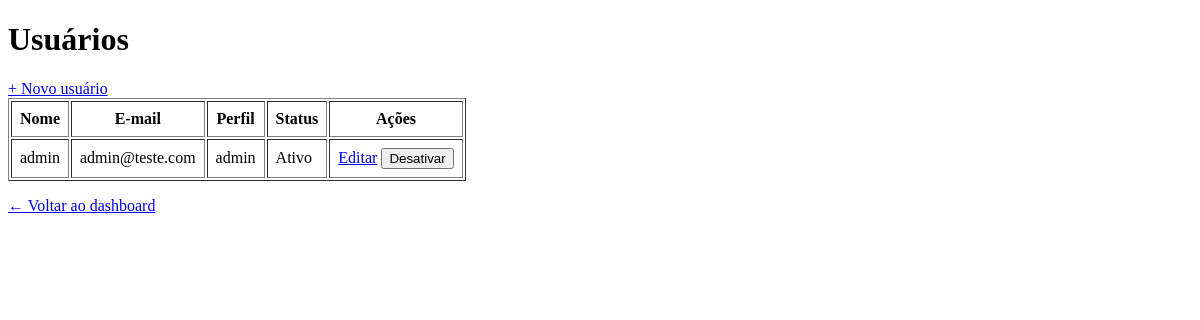
The app's page /usuarios/ (signed in), older data.
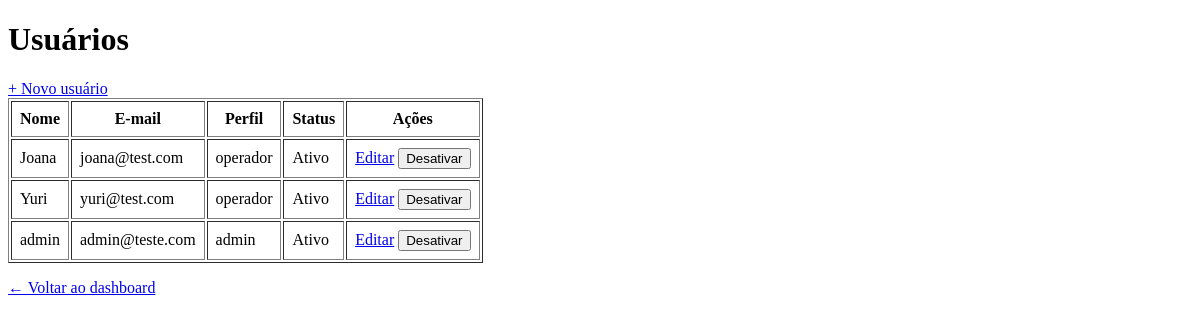
The same page, newer data.
### app/models/usuario.py (models this page shows)
class Usuario(Base):
    __tablename__ = "usuarios"
    id = Column(Integer, primary_key=True, autoincrement=True)
    nome = Column(String(100), nullable=False)
    email = Column(String(150), unique=True, nullable=False)
    senha_hash = Column(String(255), nullable=False)
    role = Column(String(20), default="operador")
    ativo = Column(Boolean, default=True)
    criado_em = Column(DateTime, server_default=func.now())

### app/controllers/admin_controller.py (the view)
@router.get("/")
def listar_usuarios(
    request: Request,
    db: Session = Depends(get_db),
    admin = Depends(get_admin) # Bloqueia quem não é admin
):
    usuarios = db.query(Usuario).order_by(Usuario.nome).all()
    return templates.TemplateResponse(
        request,
        "usuarios/index.html",
        {
            "request": request,
            "admin": admin,
            "usuarios": usuarios
        }
    )

### app/templates/usuarios/index.html (shortened to what this page needs)
<!DOCTYPE html>
<html lang="pt-br">
<head>
</head>
<body>
    <h1>Usuários</h1>
    <a href="/usuarios/novo">+ Novo usuário</a>
    <table border="1" cellpadding="8">
        <thead>
            <tr>
                <th>Nome</th>
                <th>E-mail</th>
                <th>Perfil</th>
                <th>Status</th>
                <th>Ações</th>
            </tr>
        </thead>
        <tbody>
            {% for u in usuarios %}
            <tr>
                <td>{{ u.nome }}</td>
                <td>{{ u.email }}</td>
                <td>{{ u.role }}</td>
                <td>{{ "Ativo" if u.ativo else "Inativo" }}</td>
                <td>
                    <a href="/usuarios/{{ u.id }}/editar">Editar</a>
                    <form action="/usuarios/{{ u.id }}/toggle-ativo"
                          method="post"
                          style="display:inline">
                        <button type="submit">
                            {{ "Desativar" if u.ativo else "Ativar" }}
                        </button>
                    </form>
                </td>
            </tr>
            {% endfor %}
        </tbody>
    </table>
    <p><a href="/">← Voltar ao dashboard</a></p>
</body>
</html>

Row changes from the older to the newer data that the page shows:
added Usuario: nome "Joana", email "joana@test.com", role "operador", ativo "Ativo", ativo "Desativar"
added Usuario: nome "Yuri", email "yuri@test.com", role "operador", ativo "Ativo", ativo "Desativar"
